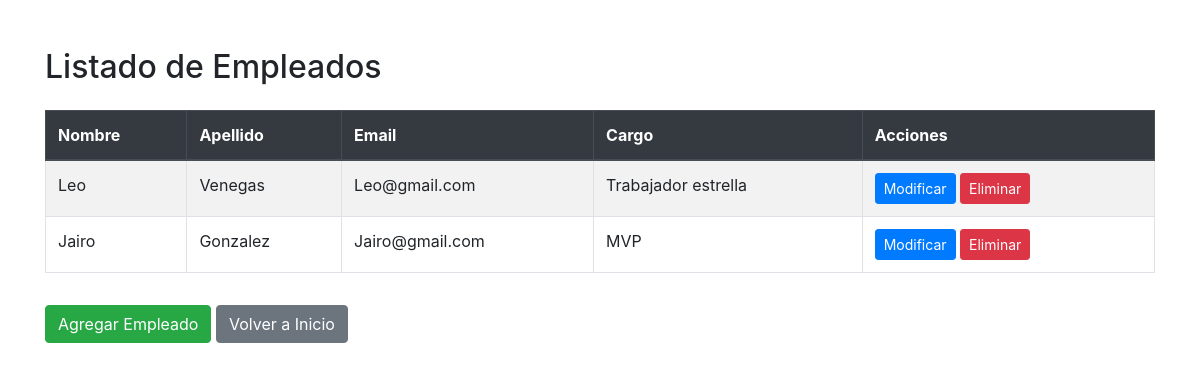
The page /listar_empleados/ on the database its author committed.
### tiendaAgua/models.py (models this page shows, shortened)
class Empleado(models.Model):
    nombre = models.CharField(max_length=50)
    apellido = models.CharField(max_length=50)
    email = models.EmailField(unique=True)
    contraseña = models.CharField(max_length=50)
    cargo = models.CharField(max_length=100, default='Empleado')

### tiendaAgua/views.py (the view)
# urls.py: path('listar_empleados/', listar_empleados_view, name='listar_empleados'),
def listar_empleados_view(request):
    empleados = Empleado.objects.all()
    return render(request, 'listar_empleados.html', {'empleados': empleados})

### tiendaAgua/templates/Listar_empleados.html (shortened to what this page needs)
{%load static%}
<!DOCTYPE html>
<html lang="es">
<head>
    <link href="https://maxcdn.bootstrapcdn.com/bootstrap/4.5.2/css/bootstrap.min.css" rel="stylesheet">
</head>
<body>
    <div class="container mt-5">
        <h2 class="mb-4">Listado de Empleados</h2>
        <table class="table table-striped table-bordered">
            <thead class="thead-dark">
                <tr>
                    <th scope="col">Nombre</th>
                    <th scope="col">Apellido</th>
                    <th scope="col">Email</th>
                    <th scope="col">Cargo</th>
                    <th scope="col">Acciones</th>
                </tr>
            </thead>
            <tbody>
                {% for empleado in empleados %}
                <tr>
                    <td>{{ empleado.nombre }}</td>
                    <td>{{ empleado.apellido }}</td>
                    <td>{{ empleado.email }}</td>
                    <td>{{ empleado.cargo }}</td>
                    <td>
                        <a href="{% url 'modificar_empleado' empleado.id %}" class="btn btn-sm btn-primary">Modificar</a>
                        <form method="post" action="{% url 'eliminar_empleado' empleado.id %}" class="d-inline">
                            <button type="submit" class="btn btn-sm btn-danger">Eliminar</button>
                        </form>
                    </td>
                </tr>
                {% empty %}
                <tr>
                    <td colspan="5" class="text-center">No hay empleados registrados.</td>
                </tr>
                {% endfor %}
            </tbody>
        </table>
        <a href="{% url 'agregar_empleado' %}" class="btn btn-success mt-3">Agregar Empleado</a>
        <a href="{% url 'Inicio' %}" class="btn btn-secondary mt-3">Volver a Inicio</a>
    </div>
</body>
</html>

### rows shown on the page
Empleado: nombre "Leo", apellido "Venegas", email "Leo@gmail.com", cargo "Trabajador estrella"
Empleado: nombre "Jairo", apellido "Gonzalez", email "Jairo@gmail.com", cargo "MVP"
